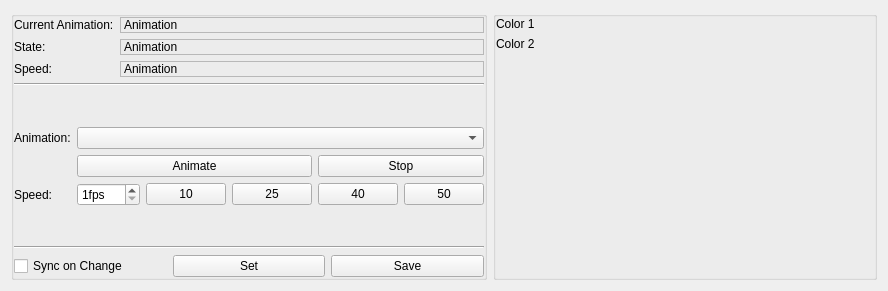
<?xml version="1.0" encoding="UTF-8"?>
<ui version="4.0">
 <class>AnimationControl</class>
 <widget class="QWidget" name="AnimationControl">
  <property name="geometry">
   <rect>
    <x>0</x>
    <y>0</y>
    <width>888</width>
    <height>291</height>
   </rect>
  </property>
  <property name="windowTitle">
   <string>Form</string>
  </property>
  <layout class="QGridLayout" name="gridLayout_3">
   <item row="0" column="0">
    <widget class="QGroupBox" name="groupBox">
     <property name="sizePolicy">
      <sizepolicy hsizetype="Preferred" vsizetype="Preferred">
       <horstretch>1</horstretch>
       <verstretch>0</verstretch>
      </sizepolicy>
     </property>
     <property name="title">
      <string/>
     </property>
     <property name="flat">
      <bool>true</bool>
     </property>
     <layout class="QGridLayout" name="gridLayout">
      <property name="leftMargin">
       <number>0</number>
      </property>
      <property name="topMargin">
       <number>0</number>
      </property>
      <property name="rightMargin">
       <number>0</number>
      </property>
      <property name="bottomMargin">
       <number>0</number>
      </property>
      <item row="0" column="0" colspan="2">
       <widget class="QLabel" name="label_2">
        <property name="text">
         <string>Current Animation:</string>
        </property>
       </widget>
      </item>
      <item row="4" column="2">
       <spacer name="verticalSpacer_2">
        <property name="orientation">
         <enum>Qt::Vertical</enum>
        </property>
        <property name="sizeHint" stdset="0">
         <size>
          <width>20</width>
          <height>10</height>
         </size>
        </property>
       </spacer>
      </item>
      <item row="0" column="2" colspan="5">
       <widget class="QLabel" name="lAnimationCurrentName">
        <property name="frameShape">
         <enum>QFrame::StyledPanel</enum>
        </property>
        <property name="frameShadow">
         <enum>QFrame::Sunken</enum>
        </property>
        <property name="text">
         <string>Animation</string>
        </property>
       </widget>
      </item>
      <item row="7" column="3">
       <widget class="QPushButton" name="pbFPS1">
        <property name="text">
         <string>10</string>
        </property>
       </widget>
      </item>
      <item row="5" column="1" colspan="6">
       <widget class="QComboBox" name="cbAnimation"/>
      </item>
      <item row="2" column="0" colspan="2">
       <widget class="QLabel" name="label_3">
        <property name="text">
         <string>Speed:</string>
        </property>
       </widget>
      </item>
      <item row="2" column="2" colspan="5">
       <widget class="QLabel" name="lAniamtionFPS">
        <property name="frameShape">
         <enum>QFrame::StyledPanel</enum>
        </property>
        <property name="frameShadow">
         <enum>QFrame::Sunken</enum>
        </property>
        <property name="text">
         <string>Animation</string>
        </property>
       </widget>
      </item>
      <item row="7" column="6">
       <widget class="QPushButton" name="pbFPS4">
        <property name="text">
         <string>50</string>
        </property>
       </widget>
      </item>
      <item row="7" column="4">
       <widget class="QPushButton" name="pbFPS2">
        <property name="text">
         <string>25</string>
        </property>
       </widget>
      </item>
      <item row="3" column="0" colspan="7">
       <widget class="Line" name="line">
        <property name="orientation">
         <enum>Qt::Horizontal</enum>
        </property>
       </widget>
      </item>
      <item row="1" column="0">
       <widget class="QLabel" name="label_4">
        <property name="text">
         <string>State:</string>
        </property>
       </widget>
      </item>
      <item row="5" column="0">
       <widget class="QLabel" name="label">
        <property name="text">
         <string>Animation:</string>
        </property>
       </widget>
      </item>
      <item row="8" column="2">
       <spacer name="verticalSpacer">
        <property name="orientation">
         <enum>Qt::Vertical</enum>
        </property>
        <property name="sizeHint" stdset="0">
         <size>
          <width>20</width>
          <height>11</height>
         </size>
        </property>
       </spacer>
      </item>
      <item row="9" column="0" colspan="7">
       <widget class="Line" name="line_2">
        <property name="orientation">
         <enum>Qt::Horizontal</enum>
        </property>
       </widget>
      </item>
      <item row="10" column="0" colspan="7">
       <layout class="QHBoxLayout" name="horizontalLayout">
        <item>
         <widget class="QCheckBox" name="cbSync">
          <property name="text">
           <string>Sync on Change</string>
          </property>
         </widget>
        </item>
        <item>
         <widget class="QPushButton" name="pbSet">
          <property name="text">
           <string>Set</string>
          </property>
         </widget>
        </item>
        <item>
         <widget class="QPushButton" name="pbSave">
          <property name="text">
           <string>Save</string>
          </property>
         </widget>
        </item>
       </layout>
      </item>
      <item row="1" column="2" colspan="5">
       <widget class="QLabel" name="lAnimationState">
        <property name="frameShape">
         <enum>QFrame::StyledPanel</enum>
        </property>
        <property name="frameShadow">
         <enum>QFrame::Sunken</enum>
        </property>
        <property name="text">
         <string>Animation</string>
        </property>
       </widget>
      </item>
      <item row="7" column="5">
       <widget class="QPushButton" name="pbFPS3">
        <property name="text">
         <string>40</string>
        </property>
       </widget>
      </item>
      <item row="6" column="5" colspan="2">
       <widget class="QPushButton" name="pbStop">
        <property name="text">
         <string>Stop</string>
        </property>
       </widget>
      </item>
      <item row="6" column="1" colspan="4">
       <widget class="QPushButton" name="pbAnimate">
        <property name="text">
         <string>Animate</string>
        </property>
       </widget>
      </item>
      <item row="7" column="0">
       <widget class="QLabel" name="label_5">
        <property name="text">
         <string>Speed:</string>
        </property>
       </widget>
      </item>
      <item row="7" column="1" colspan="2">
       <widget class="QSpinBox" name="spinBox">
        <property name="sizePolicy">
         <sizepolicy hsizetype="Minimum" vsizetype="Fixed">
          <horstretch>1</horstretch>
          <verstretch>0</verstretch>
         </sizepolicy>
        </property>
        <property name="suffix">
         <string>fps</string>
        </property>
        <property name="minimum">
         <number>1</number>
        </property>
        <property name="maximum">
         <number>100</number>
        </property>
       </widget>
      </item>
     </layout>
     <zorder>cbAnimation</zorder>
     <zorder>pbAnimate</zorder>
     <zorder>pbStop</zorder>
     <zorder>label</zorder>
     <zorder>label_2</zorder>
     <zorder>lAnimationCurrentName</zorder>
     <zorder>label_4</zorder>
     <zorder>lAnimationState</zorder>
     <zorder>label_3</zorder>
     <zorder>lAniamtionFPS</zorder>
     <zorder>spinBox</zorder>
     <zorder>label_5</zorder>
     <zorder>verticalSpacer</zorder>
     <zorder>verticalSpacer_2</zorder>
     <zorder>line</zorder>
     <zorder>line_2</zorder>
     <zorder>pbFPS4</zorder>
     <zorder>pbFPS1</zorder>
     <zorder>pbFPS2</zorder>
     <zorder>pbFPS3</zorder>
    </widget>
   </item>
   <item row="0" column="1">
    <widget class="QGroupBox" name="groupBox_2">
     <property name="sizePolicy">
      <sizepolicy hsizetype="Preferred" vsizetype="Preferred">
       <horstretch>5</horstretch>
       <verstretch>0</verstretch>
      </sizepolicy>
     </property>
     <property name="title">
      <string/>
     </property>
     <property name="flat">
      <bool>true</bool>
     </property>
     <layout class="QGridLayout" name="gridLayout_2">
      <property name="leftMargin">
       <number>0</number>
      </property>
      <property name="topMargin">
       <number>0</number>
      </property>
      <property name="rightMargin">
       <number>0</number>
      </property>
      <property name="bottomMargin">
       <number>0</number>
      </property>
      <item row="0" column="0">
       <widget class="QLabel" name="label1">
        <property name="text">
         <string>Color 1</string>
        </property>
       </widget>
      </item>
      <item row="0" column="1">
       <widget class="color_widgets::ColorSelector" name="csColor1">
        <property name="sizePolicy">
         <sizepolicy hsizetype="Preferred" vsizetype="Preferred">
          <horstretch>1</horstretch>
          <verstretch>0</verstretch>
         </sizepolicy>
        </property>
       </widget>
      </item>
      <item row="1" column="0">
       <widget class="QLabel" name="label2">
        <property name="text">
         <string>Color 2</string>
        </property>
       </widget>
      </item>
      <item row="1" column="1">
       <widget class="color_widgets::ColorSelector" name="csColor2"/>
      </item>
      <item row="2" column="1">
       <spacer name="verticalSpacer_3">
        <property name="orientation">
         <enum>Qt::Vertical</enum>
        </property>
        <property name="sizeHint" stdset="0">
         <size>
          <width>20</width>
          <height>200</height>
         </size>
        </property>
       </spacer>
      </item>
     </layout>
    </widget>
   </item>
  </layout>
 </widget>
 <customwidgets>
  <customwidget>
   <class>color_widgets::ColorPreview</class>
   <extends>QWidget</extends>
   <header>color_preview.hpp</header>
  </customwidget>
  <customwidget>
   <class>color_widgets::ColorSelector</class>
   <extends>color_widgets::ColorPreview</extends>
   <header>color_selector.hpp</header>
  </customwidget>
 </customwidgets>
 <resources/>
 <connections/>
</ui>
